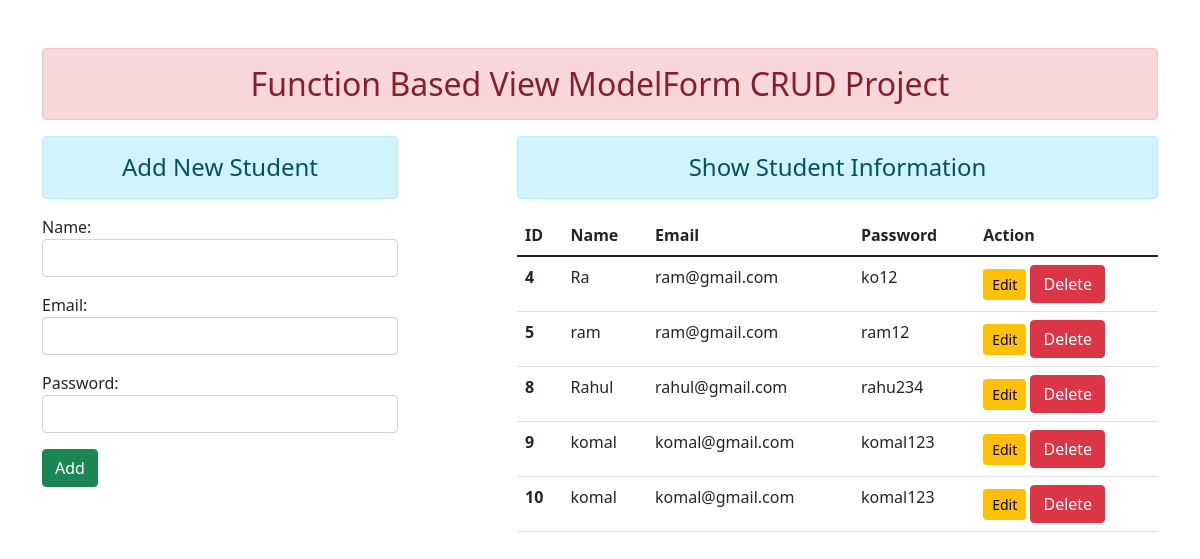
The page / on the database its author committed.
### enroll/models.py (models this page shows)
class User(models.Model):
    name=models.CharField(max_length=70)
    email=models.EmailField(max_length=100)
    password=models.CharField(max_length=100)

### enroll/views.py (the view)
# urls.py: path('',views.add_show,name="addandshow"),
def add_show(request):
    if request.method=='POST':
        fm=StudentRegistration(request.POST)
        if fm.is_valid():
            nm=fm.cleaned_data['name']
            em=fm.cleaned_data['email']
            pw=fm.cleaned_data['password']
            reg=User(name=nm,email=em,password=pw)
            reg.save()
            fm=StudentRegistration()
    else:
     fm=StudentRegistration()
    stud=User.objects.all()
    return render(request,'enroll/addandshow.html',{'form':fm,'stu':stud})

### enroll/forms.py
class StudentRegistration(forms.ModelForm):
    class Meta:
        model=User
        fields=['name','email','password']
        widgets={
        'name':forms.TextInput(attrs={'class':'form-control'}),
        'email':forms.EmailInput(attrs={'class':'form-control'}),
        'password':forms.PasswordInput(render_value=True, attrs={'class':'form-control'}),
        }

### enroll/templates/enroll/addandshow.html (shortened to what this page needs)
{% extends 'enroll/base.html' %}
{% block content %}
<div class="row">
     <div class="col-sm-4">
        <h4 class="text-center alert alert-info">Add New Student</h4>
   <form action="" method="POST">
      {{form.as_p}}
      <input type="submit" class="btn btn-success" value="Add">
   </form>
     </div>
 <div class="col-sm-7 offset-1">
      <h4 class="text-center alert alert-info">Show Student Information</h4>
      {% if stu %}
      <table class="table table-hover">
          <thead>
              <tr>
              <th scope="col">ID</th>
              <th scope="col">Name</th>
              <th scope="col">Email</th>
              <th scope="col">Password</th>
              <th scope="col">Action</th>
              </tr>
          </thead>
          <tbody>
               {% for st in stu %}
            <tr>
              <th scope="row">{{st.id}}</th>
              <td>{{st.name}}</td>
              <td>{{st.email}}</td>
              <td>{{st.password}}</td>
             <td>
                  <a href="{% url 'updatedata' st.id %}" class="btn btn-warning btn-sm">Edit</a>
                  <form action="{% url 'deletedata' st.id %}" method="post" class="d-inline">{% csrf_token %}
                       <input type="submit" class="btn btn-danger" value="Delete">
                  </form>
             </td>
           </tr>
            {% endfor %}
          </tbody>
        </table>
      {% else %}
      <h4 class="text-center alert alert-warning">No Records</h4>
      {% endif %}
 </div>
</div>
     {% endblock content %}

### enroll/templates/enroll/base.html (shortened to what this page needs)
<!DOCTYPE html>
{% load static %}
<html lang="en">
<head>
    <link rel="stylesheet" href="{% static 'enroll/css/bootstrap.min.css' %}">
</head>
<body>
    <div class="container mt-5">
        <h2 class="text-center alert alert-danger">Function Based View ModelForm CRUD Project</h2>
    {% block content %}{% endblock content %}
    </div>
</body>
</html>

### rows shown on the page
User: id "4", name "Ra", email "ram@gmail.com", password "ko12"
User: id "5", name "ram", email "ram@gmail.com", password "ram12"
User: id "8", name "Rahul", email "rahul@gmail.com", password "rahu234"
User: id "9", name "komal", email "komal@gmail.com", password "komal123"
User: id "10", name "komal", email "komal@gmail.com", password "komal123"
